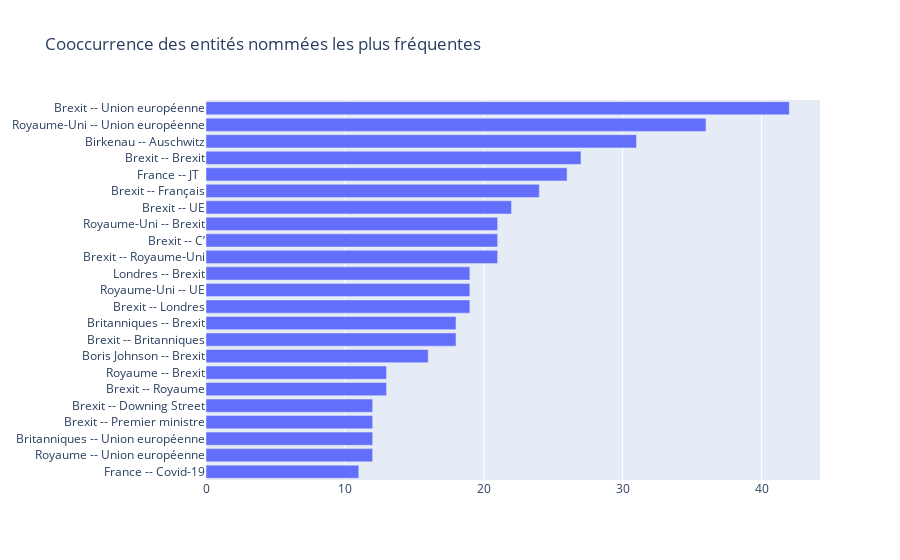

Source (notebook cell):
### Code cell
plot_bar(pd.Series(occ_infos).sort_values(ascending=False), 
         title="Cooccurrence des entités nommées les plus fréquentes",
         top_N=23)

### Figure 1 — Plotly figure (JSON) as saved in the notebook; plotly's stock layout.template omitted (floating-point values rounded to 4 significant figures)
{"data": [{"orientation": "h", "type": "bar", "x": [11, 12, 12, 12, 12, 13, 13, 16, 18, 18, 19, 19, 19, 21, 21, 21, 22, 24, 26, 27, 31, 36, 42], "y": ["France -- Covid-19", "Royaume -- Union européenne", "Britanniques -- Union européenne", "Brexit -- Premier ministre", "Brexit -- Downing Street", "Brexit -- Royaume", "Royaume -- Brexit", "Boris Johnson -- Brexit", "Brexit -- Britanniques", "Britanniques -- Brexit", "Brexit -- Londres", "Royaume-Uni -- UE", "Londres -- Brexit", "Brexit -- Royaume-Uni", "Brexit -- C’", "Royaume-Uni -- Brexit", "Brexit -- UE", "Brexit -- Français", "France -- JT\n\n", "Brexit -- Brexit", "Birkenau -- Auschwitz", "Royaume-Uni -- Union européenne", "Brexit -- Union européenne"]}], "layout": {"title": {"text": "Cooccurrence des entités nommées les plus fréquentes"}}}
